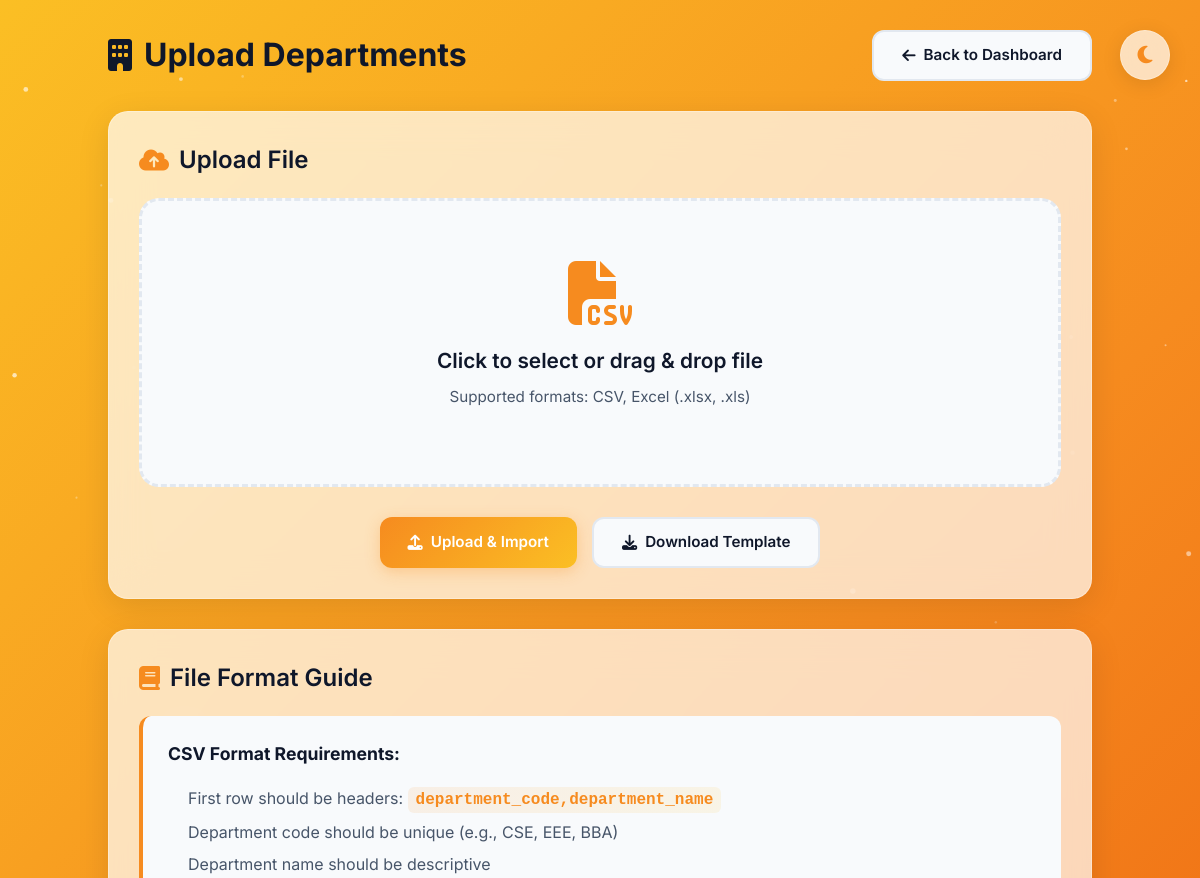
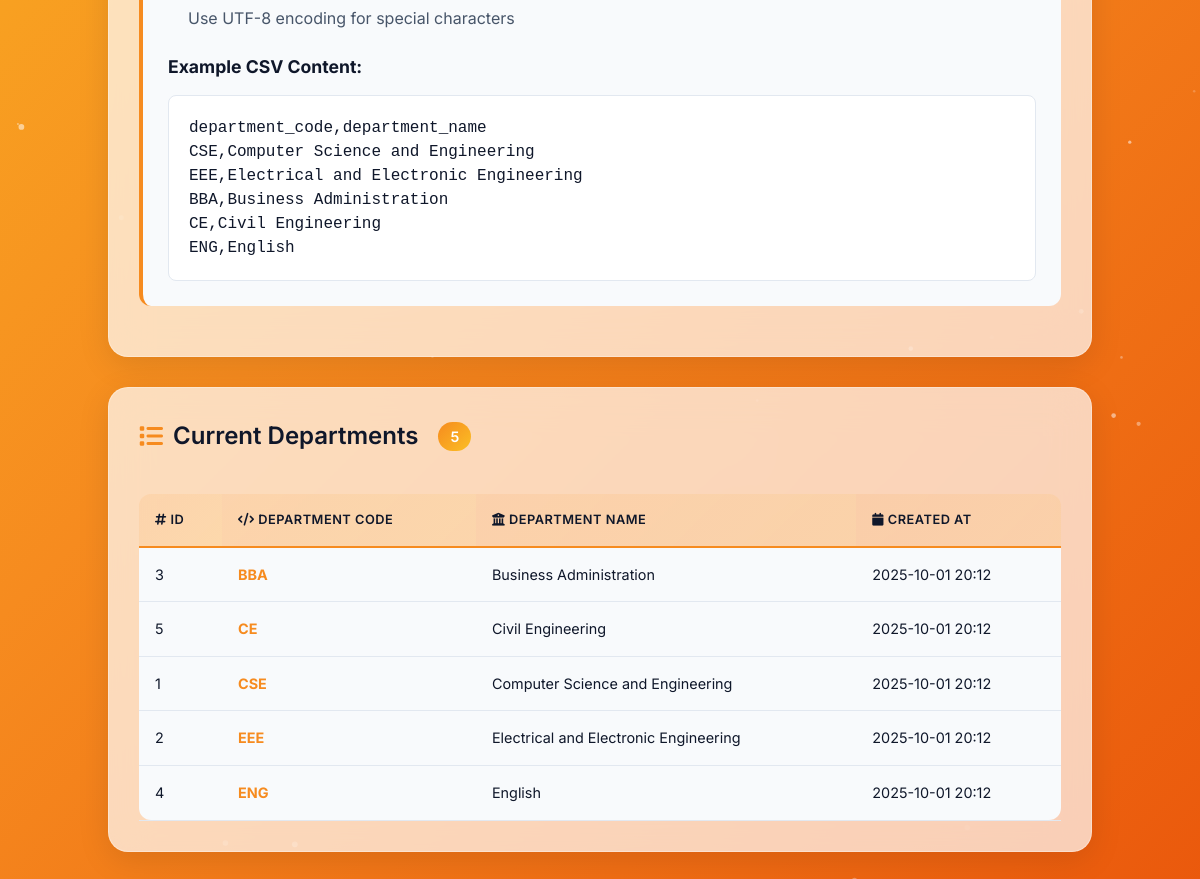
Screenshot of /admin/upload_departments.php (signed in) with the database file from the repository (2 pictures, top to bottom).
### tables this page shows
CREATE TABLE `departments` (
  `department_id` int(11) NOT NULL,
  `department_code` varchar(10) NOT NULL,
  `department_name` varchar(100) NOT NULL,
  `created_at` timestamp NOT NULL DEFAULT current_timestamp()
);

### admin/upload_departments.php (the view, shortened to what this page needs)
<?php
require_once('../config/database.php');
$result = $conn->query("SELECT * FROM departments ORDER BY department_code");
$existing_departments = $result->fetch_all(MYSQLI_ASSOC);
?>
<!DOCTYPE html>
<html lang="en" data-theme="light">
<head>
    <script src="https://cdn.tailwindcss.com"></script>
    <link rel="stylesheet" href="https://cdnjs.cloudflare.com/ajax/libs/font-awesome/6.4.0/css/all.min.css">
</head>
<body>
    <div class="theme-toggle" onclick="toggleTheme()">
        <i class="fas fa-moon" id="theme-icon"></i>
    </div>
    <div class="container">
        <div class="header">
            <h1>
                <i class="fas fa-building"></i>
                Upload Departments
            </h1>
            <a href="index.php" class="btn btn-secondary">
                <i class="fas fa-arrow-left"></i>
                Back to Dashboard
            </a>
        </div>
        <div class="glass-card">
            <h2 style="color: var(--text-primary); margin-bottom: 20px; display: flex; align-items: center; gap: 10px; font-size: 1.5rem; font-weight: 600;">
                <i class="fas fa-cloud-upload-alt" style="color: #f68b1f;"></i>
                Upload File
            </h2>
            <form method="POST" enctype="multipart/form-data" id="uploadForm">
                <div class="upload-area" id="uploadArea" onclick="document.getElementById('fileInput').click()">
                    <i class="fas fa-file-csv upload-icon"></i>
                    <h3>Click to select or drag & drop file</h3>
                    <p style="margin-top: 10px;">Supported formats: CSV, Excel (.xlsx, .xls)</p>
                </div>
                <div style="text-align: center; margin-top: 30px; display: flex; gap: 15px; justify-content: center; flex-wrap: wrap;">
                    <button type="submit" class="btn btn-primary">
                        <i class="fas fa-upload"></i>
                        Upload & Import
                    </button>
                    <a href="download_template.php?type=departments" class="btn btn-secondary">
                        <i class="fas fa-download"></i>
                        Download Template
                    </a>
                </div>
            </form>
        </div>
        <div class="glass-card">
            <h2 style="color: var(--text-primary); margin-bottom: 20px; display: flex; align-items: center; gap: 10px; font-size: 1.5rem; font-weight: 600;">
                <i class="fas fa-book" style="color: #f68b1f;"></i>
                File Format Guide
            </h2>
            <div class="format-guide">
                <strong style="color: var(--text-primary); font-size: 1.1rem;">CSV Format Requirements:</strong>
                <ul>
                    <li>First row should be headers: <code>department_code,department_name</code></li>
                    <li>Department code should be unique (e.g., CSE, EEE, BBA)</li>
                    <li>Department name should be descriptive</li>
                    <li>Use UTF-8 encoding for special characters</li>
                </ul>
                <strong style="color: var(--text-primary); font-size: 1.1rem; display: block; margin-top: 20px;">Example CSV Content:</strong>
                <pre>department_code,department_name
CSE,Computer Science and Engineering
EEE,Electrical and Electronic Engineering
BBA,Business Administration
CE,Civil Engineering
ENG,English</pre>
            </div>
        </div>
        <div class="glass-card">
            <h2 style="color: var(--text-primary); margin-bottom: 20px; display: flex; align-items: center; gap: 10px; font-size: 1.5rem; font-weight: 600;">
                <i class="fas fa-list" style="color: #f68b1f;"></i>
                Current Departments
                <span style="background: linear-gradient(135deg, #f68b1f, #fbbf24); color: white; padding: 4px 12px; border-radius: 20px; font-size: 0.9rem; margin-left: 10px;">
                    <?php echo count($existing_departments); ?>
                </span>
            </h2>
            <?php if (empty($existing_departments)): ?>
                <div class="empty-state">
                    <i class="fas fa-inbox"></i>
                    <p style="font-size: 1.1rem; margin-top: 10px;">No departments found. Upload a file to add departments.</p>
                </div>
            <?php else: ?>
                <div style="overflow-x: auto;">
                    <table>
                        <thead>
                            <tr>
                                <th><i class="fas fa-hashtag"></i> ID</th>
                                <th><i class="fas fa-code"></i> Department Code</th>
                                <th><i class="fas fa-university"></i> Department Name</th>
                                <th><i class="fas fa-calendar"></i> Created At</th>
                            </tr>
                        </thead>
                        <tbody>
                            <?php foreach ($existing_departments as $dept): ?>
                                <tr>
                                    <td><?php echo $dept['department_id']; ?></td>
                                    <td><strong style="color: #f68b1f;"><?php echo htmlspecialchars($dept['department_code']); ?></strong></td>
                                    <td><?php echo htmlspecialchars($dept['department_name']); ?></td>
                                    <td><?php echo date('Y-m-d H:i', strtotime($dept['created_at'])); ?></td>
                                </tr>
                            <?php endforeach; ?>
                        </tbody>
                    </table>
                </div>
            <?php endif; ?>
        </div>
    </div>
</body>
</html>

### admin/upload_departments.php (style rules this page uses)
* { margin: 0; padding: 0; box-sizing: border-box; }
:root { --bg-primary: #ffffff; --bg-secondary: #f8fafc; --text-primary: #0f172a; --text-secondary: #475569; --border-color: #e2e8f0; --shadow-color: rgba(0, 0, 0, 0.1); --glass-bg: rgba(255, 255, 255, 0.7); --glass-border: rgba(255, 255, 255, 0.3); }
body { font-family: 'Inter', sans-serif; background: linear-gradient(135deg, #0f172a 0%, #1e293b 50%, #0f172a 100%); min-height: 100vh; position: relative; overflow-x: hidden; transition: background 0.3s ease; }
[data-theme="light"] body { background: linear-gradient(135deg, #fbbf24 0%, #f68b1f 50%, #ea580c 100%); }
.container { max-width: 1200px; margin: 0 auto; padding: 30px 20px; position: relative; z-index: 1; }
.glass-card { background: var(--glass-bg); backdrop-filter: blur(20px); border: 1px solid var(--glass-border); border-radius: 20px; box-shadow: 0 8px 32px var(--shadow-color); padding: 30px; margin-bottom: 30px; transition: all 0.3s ease; }
.header { display: flex; justify-content: space-between; align-items: center; margin-bottom: 30px; }
.header h1 { color: var(--text-primary); font-size: 2rem; font-weight: 700; display: flex; align-items: center; gap: 12px; }
.theme-toggle { position: fixed; top: 30px; right: 30px; width: 50px; height: 50px; border-radius: 50%; background: var(--glass-bg); backdrop-filter: blur(20px); border: 1px solid var(--glass-border); display: flex; align-items: center; justify-content: center; cursor: pointer; z-index: 1000; transition: all 0.3s ease; box-shadow: 0 4px 20px var(--shadow-color); }
.theme-toggle i { font-size: 20px; color: #f68b1f; }
.btn { display: inline-flex; align-items: center; gap: 8px; padding: 12px 28px; font-weight: 600; border-radius: 12px; text-decoration: none; transition: all 0.3s ease; cursor: pointer; border: none; font-size: 0.95rem; }
.btn-primary { background: linear-gradient(135deg, #f68b1f 0%, #fbbf24 100%); color: white; box-shadow: 0 4px 15px rgba(246, 139, 31, 0.3); }
.btn-secondary { background: var(--bg-secondary); color: var(--text-primary); border: 2px solid var(--border-color); }
.upload-area { border: 3px dashed var(--border-color); border-radius: 20px; padding: 60px 40px; text-align: center; background: var(--bg-secondary); cursor: pointer; transition: all 0.3s ease; position: relative; overflow: hidden; }
.upload-area::before { content: ''; position: absolute; top: 0; left: -100%; width: 100%; height: 100%; background: linear-gradient(90deg, transparent, rgba(246, 139, 31, 0.1), transparent); transition: 0.5s; }
.upload-icon { font-size: 4rem; margin-bottom: 20px; color: #f68b1f; animation: bounce 2s infinite; }
.upload-area h3 { color: var(--text-primary); font-size: 1.3rem; font-weight: 600; margin-bottom: 10px; }
.upload-area p { color: var(--text-secondary); font-size: 0.95rem; }
table { width: 100%; border-collapse: separate; border-spacing: 0; margin-top: 20px; font-size: 0.9rem; }
th, td { padding: 16px; text-align: left; }
th { background: linear-gradient(135deg, rgba(246, 139, 31, 0.1), rgba(251, 191, 36, 0.1)); color: var(--text-primary); font-weight: 600; text-transform: uppercase; font-size: 0.8rem; letter-spacing: 0.5px; border-bottom: 2px solid #f68b1f; }
th:first-child { border-top-left-radius: 12px; }
th:last-child { border-top-right-radius: 12px; }
tbody tr { background: var(--bg-secondary); transition: all 0.3s ease; }
td { color: var(--text-primary); border-bottom: 1px solid var(--border-color); }
tbody tr:last-child td:first-child { border-bottom-left-radius: 12px; }
tbody tr:last-child td:last-child { border-bottom-right-radius: 12px; }
.format-guide { background: var(--bg-secondary); padding: 25px; border-radius: 12px; margin: 20px 0; border-left: 4px solid #f68b1f; }
.format-guide pre { background: var(--bg-primary); padding: 20px; border-radius: 8px; margin-top: 15px; overflow-x: auto; color: var(--text-primary); border: 1px solid var(--border-color); }
.format-guide ul { margin: 15px 0 0 20px; line-height: 2; color: var(--text-secondary); }
code { background: linear-gradient(135deg, rgba(246, 139, 31, 0.1), rgba(251, 191, 36, 0.1)); padding: 4px 8px; border-radius: 6px; font-family: 'Courier New', monospace; color: #f68b1f; font-weight: 600; }

### rows the page displays
departments: department_id "3", department_code "BBA", department_name "Business Administration", created_at "2025-10-01 20:12"
departments: department_id "5", department_code "CE", department_name "Civil Engineering", created_at "2025-10-01 20:12"
departments: department_id "1", department_code "CSE", department_name "Computer Science and Engineering", created_at "2025-10-01 20:12"
departments: department_id "2", department_code "EEE", department_name "Electrical and Electronic Engineering", created_at "2025-10-01 20:12"
departments: department_id "4", department_code "ENG", department_name "English", created_at "2025-10-01 20:12"

### other values shown
count($existing_departments) "5"
